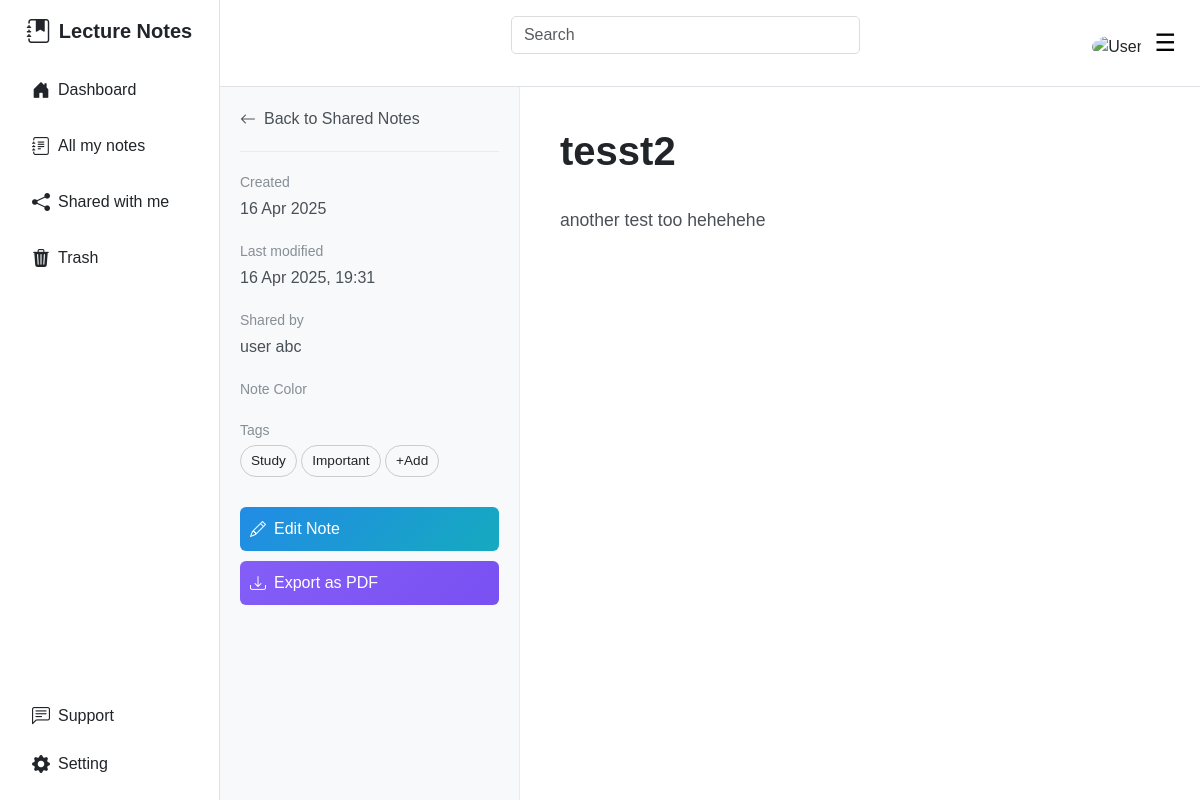
/note_detail/6 (signed in), run on the app's committed database.
### website/models.py (models this page shows, shortened)
class Note(db.Model):
    id = db.Column(db.Integer, primary_key=True)
    title = db.Column(db.String(200), nullable=False)
    content = db.Column(db.Text, nullable=False)
    color = db.Column(db.String(20), default='note-green')
    created_at = db.Column(db.DateTime, default=datetime.utcnow)
    updated_at = db.Column(db.DateTime, default=datetime.utcnow)
    user_id = db.Column(db.Integer, db.ForeignKey('user.id'), nullable=False)
    user = db.relationship('User', backref=db.backref('notes', lazy=True))

class User(db.Model, UserMixin):
    id = db.Column(db.Integer, primary_key=True)
    first_name = db.Column(db.String(150), nullable=False)
    last_name = db.Column(db.String(150), nullable=False)
    email = db.Column(db.String(150), unique=True, nullable=False)
    password_hash = db.Column(db.String(150), nullable=False)
    role = db.Column(db.String(10), nullable=False, default='user')  # 'user' hoặc 'admin'
    status = db.Column(db.String(20), default='Active') # ['Active', 'Locked', 'Inactive']
    gender = db.Column(db.String(10), nullable=False)
    created_at = db.Column(db.DateTime, default=datetime.utcnow)

### website/views.py (the view)
@views.route('/note_detail/<int:note_id>')
@login_required
def note_detail(note_id):
    try:
        note = Note.query.get_or_404(note_id)
        shared = ShareNote.query.filter_by(note_id=note.id, recipient_id=current_user.id).first()
        print(f"Accessing note {note_id}: user_id={current_user.id}, note_owner={note.user_id}, shared={shared}")
        if note.user_id != current_user.id and not shared:
            flash('You do not have permission to view this note.', 'error')
            return redirect(url_for('views.share_with_me'))
        sharer = shared.sharer if shared else None
        return render_template('note_detail.html', user=current_user, note=note, shared=shared, sharer=sharer)
    except Exception as e:
        print(f"Error loading note {note_id}: {str(e)}")
        flash('Error loading note.', 'error')
        return redirect(url_for('views.share_with_me'))

### website/__init__.py (called while the page is built)
def create_app():
    app = Flask(__name__)
    app.config.from_object(Config)
    db.init_app(app)
    from .views import views
    from .auth import auth
    from .api import api
    from .admin import admin
    app.register_blueprint(views, url_prefix='/')
    app.register_blueprint(auth, url_prefix='/')
    app.register_blueprint(api, url_prefix='/api')
    app.register_blueprint(admin, url_prefix='/admin')
    from .models import User
    login_manager = LoginManager()
    login_manager.login_view = 'auth.login'
    login_manager.init_app(app)
    @login_manager.user_loader
    def load_user(user_id):
        return User.query.get(int(user_id))
    create_database(app)
    return app

### website/models.py (called while the page is built)
    def __repr__(self):
        return f'<ShareNote {self.note_id} from User {self.sharer_id} to User {self.recipient_id}>'

### website/templates/note_detail.html (shortened to what this page needs)
{% extends 'base.html' %}
{% block head %}
<link rel="stylesheet" href="{{ url_for('static', filename='css/note_detail.css') }}">
{% endblock %}
{% block content %}
<div class="content-wrapper">
    <div class="note-sidebar">
        <div class="sidebar-header">
            <a href="{{ url_for('views.share_with_me') if shared else url_for('views.all_my_notes') }}" class="back-btn">
                <i class="bi bi-arrow-left"></i> Back to {{ 'Shared Notes' if shared else 'My Notes' }}
            </a>
        </div>
        <div class="sidebar-content">
            <div class="note-meta">
                <span class="meta-label">Created</span>
                <span class="meta-value">{{ note.created_at.strftime('%d %b %Y') }}</span>
            </div>
            <div class="note-meta">
                <span class="meta-label">Last modified</span>
                <span class="meta-value">{{ note.updated_at.strftime('%d %b %Y, %H:%M') }}</span>
            </div>
            {% if shared and sharer %}
            <div class="note-meta">
                <span class="meta-label">Shared by</span>
                <span class="meta-value">{{ sharer.first_name }} {{ sharer.last_name }}</span>
            </div>
            {% endif %}
            <div class="note-meta">
                <span class="meta-label">Note Color</span>
            </div>
            <div class="note-meta">
                <span class="meta-label">Tags</span>
                <div class="tags-container">
                    <span class="tag">Study</span>
                    <span class="tag">Important</span>
                    <span class="tag">+Add</span>
                </div>
            </div>
            <div class="action-buttons">
                {% if note.user_id == current_user.id or (shared and shared.can_edit) %}
                <a href="{{ url_for('views.edit_note', note_id=note.id) }}" class="btn btn-edit">
                    <i class="bi bi-pencil"></i> Edit Note
                </a>
                {% endif %}
                <button class="btn btn-export">
                    <i class="bi bi-download"></i> Export as PDF
                </button>
            </div>
        </div>
    </div>
    <div class="note-main-content">
        <div id="viewMode" style="display: {% if editing|default(False) %}none{% else %}block{% endif %};">
            <div class="note-header">
                <h1 class="note-title">{{ note.title }}</h1>
            </div>
            <div class="note-body">
                {{ note.content | safe }}
            </div>
        </div>
    </div>
</div>
{% endblock %}

### website/static/dashboard.css (style rules this page uses)
body { font-family: Arial, sans-serif; background-color: #f9f9f9; }
.tag { font-size: 0.85rem; border: 1px solid #ccc; border-radius: 20px; padding: 5px 10px; display: inline-flex; align-items: center; gap: 5px; }

### website/static/css/note_detail.css (style rules this page uses)
.content-wrapper { display: flex; min-height: calc(100vh - 60px); background-color: #fff; }
.note-sidebar { width: 300px; background-color: #f8f9fa; border-right: 1px solid #e9ecef; padding: 20px; position: fixed; height: 100%; }
.sidebar-header { padding-bottom: 20px; border-bottom: 1px solid #e9ecef; }
.back-btn { color: #495057; text-decoration: none; font-weight: 500; display: flex; align-items: center; gap: 8px; }
.note-meta { margin: 20px 0; }
.meta-label { display: block; color: #868e96; font-size: 0.875rem; margin-bottom: 4px; }
.meta-value { color: #495057; font-weight: 500; }
.action-buttons { display: flex; flex-direction: column; gap: 10px; margin-top: 30px; }
.action-buttons .btn { width: 100%; padding: 10px; border-radius: 6px; display: flex; align-items: center; gap: 8px; font-weight: 500; transition: all 0.3s ease; }
.btn-edit { background: linear-gradient(135deg, #228be6 0%, #15aabf 100%); color: white; border: none; }
.btn-export { background: linear-gradient(135deg, #845ef7 0%, #7950f2 100%); color: white; border: none; }
.note-main-content { margin-left: 300px; padding: 40px; flex-grow: 1; animation: fadeIn 0.5s ease; }
.note-header { margin-bottom: 30px; }
.note-title { font-size: 2.5rem; font-weight: 700; color: #212529; margin-bottom: 20px; animation: slideDown 0.5s ease; }
.note-body { font-size: 1.1rem; line-height: 1.8; color: #495057; animation: fadeIn 0.8s ease; }

### data on the page
Note: created_at "16 Apr 2025", updated_at "16 Apr 2025, 19:31", title "tesst2", content "another test too hehehehe"
User: first_name "user", last_name "abc"

### other printed values
{{ 'Shared Notes' if shared else 'My Notes' }} "Shared Notes"
